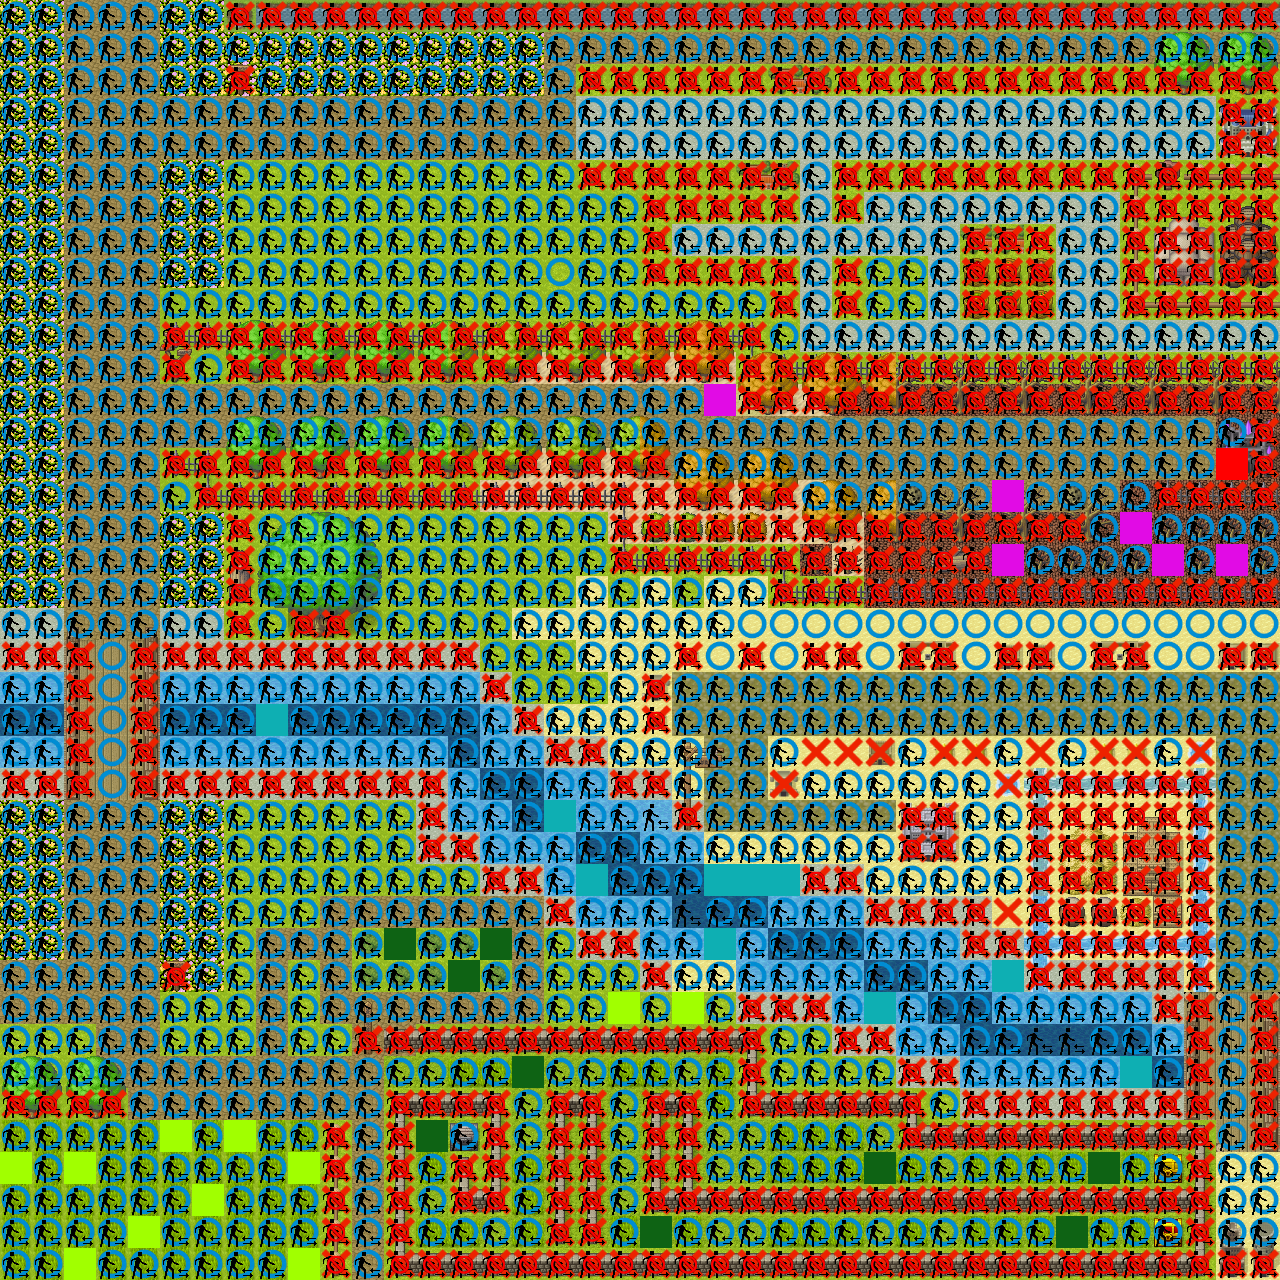

Tiled map render using the project's own tile images. Description and the map definition, with tile-layer contents summarised, below:
An orthogonal 40x40 tile map with 32x32 px tiles, 6 tile layers (マップ下, マップ中, マップ上, 当たり判定のマップ, ...).

<map version="1.4" tiledversion="1.4.2" orientation="orthogonal" renderorder="right-down" width="40" height="40" tilewidth="32" tileheight="32" infinite="0" nextlayerid="7" nextobjectid="1">
 <tileset firstgid="1" source="MAP1.tsx" />
 <layer id="1" name="マップ下" width="40" height="40">
  <data>[1600 cells, 1600 non-empty, 28 distinct tile ids]</data>
 </layer>
 <layer id="2" name="マップ中" width="40" height="40">
  <data>[1600 cells, 1600 non-empty, 133 distinct tile ids]</data>
 </layer>
 <layer id="3" name="マップ上" width="40" height="40">
  <data>[1600 cells, 1600 non-empty, 27 distinct tile ids]</data>
 </layer>
 <layer id="4" name="当たり判定のマップ" width="40" height="40">
  <data>[1600 cells, 1600 non-empty, 3 distinct tile ids]</data>
 </layer>
 <layer id="5" name="プレイヤーが移動できるかのマップ" width="40" height="40">
  <data>[1600 cells, 1558 non-empty, 2 distinct tile ids]</data>
 </layer>
 <layer id="6" name="敵の出現マップ" width="40" height="40">
  <data>[1600 cells, 44 non-empty, 7 distinct tile ids]</data>
 </layer>
</map>
